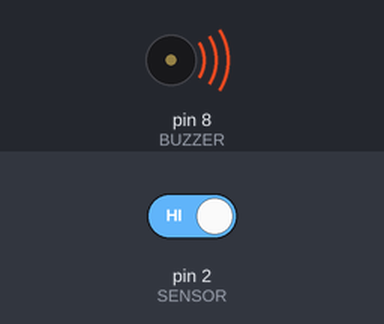
Recording of a sketch running on a simulated Arduino Uno, built with avr-gcc and run on an emulated ATmega328P. Parts: buzzer (waves = sounding). The inputs (shaded band) are chosen by the test bench; at power-on: pin 2 (SENSOR) HIGH.

Above: at 12.1 s.
12.2 s: pin 2 (SENSOR) driven LOW
At 13.4 s:
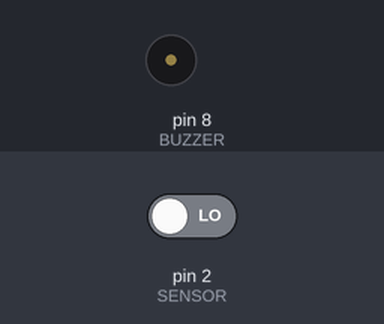
23.1 s: pin 2 (SENSOR) driven HIGH
At 24.3 s:
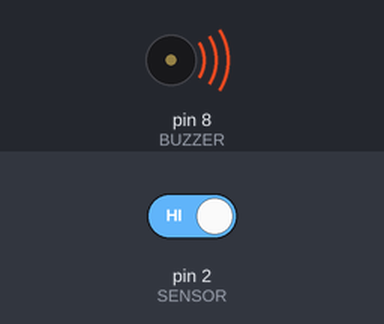
Timing chart, 0 to 40.0 s (numbered marks = the images above; inputs shaded):
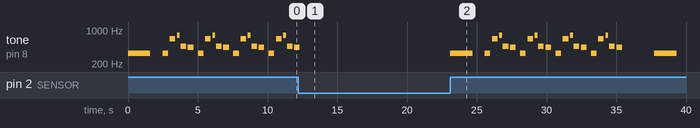

Measured:
- after the input at 12.2 s, tone on pin 8 (BUZZER): goes on until 12.3 s, then stays silent
- after the input at 23.1 s, tone on pin 8 (BUZZER): plays 330 Hz for 1.6 s, 330 Hz for 0.40 s, 659 Hz for 0.40 s, 784 Hz for 0.20 s, 466 Hz for 0.40 s, 440 Hz for 0.40 s … (22 notes in this stretch), starting at once
- by itself, tone on pin 8 (BUZZER): plays 330 Hz for 1.6 s, 330 Hz for 0.40 s, 659 Hz for 0.40 s, 784 Hz for 0.20 s, 466 Hz for 0.40 s, 440 Hz for 0.40 s … (21 notes in this stretch)

The sketch:

Buzzer_foto_interruptor.ino
```cpp
#define BUZZER 8
#define SENSOR 2 // Pino onde o sensor foto-interruptor está ligado

// Frequências das notas (Intro de Enter Sandman)
#define NOTE_E4  330
#define NOTE_A4  440
#define NOTE_AS4 466
#define NOTE_E5  659
#define NOTE_G5  784
#define REST     0

// A melodia
int melodia[] = {
  NOTE_E4, REST, // Booooom inicial

  // Riff Principal (4 repetições)
  NOTE_E4, NOTE_E5, NOTE_G5, NOTE_AS4, NOTE_A4, REST,
  NOTE_E4, NOTE_E5, NOTE_G5, NOTE_AS4, NOTE_A4, REST,
  NOTE_E4, NOTE_E5, NOTE_G5, NOTE_AS4, NOTE_A4, REST,
  NOTE_E4, NOTE_E5, NOTE_G5, NOTE_AS4, NOTE_A4, REST
};

// Duração de cada nota
int duracoes[] = {
  1600, 400, // Duração da nota inicial

  400, 400, 200, 400, 400, 200,
  400, 400, 200, 400, 400, 200,
  400, 400, 200, 400, 400, 200,
  400, 400, 200, 400, 400, 200
};

int totalNotas = sizeof(melodia) / sizeof(melodia[0]);

void setup() {
  pinMode(BUZZER, OUTPUT);

  // Habilita o resistor interno (como no seu código que já estava funcionando)
  pinMode(SENSOR, INPUT_PULLUP);
}

void tocarMetallica() {
  for (int i = 0; i < totalNotas; i++) {
    if (melodia[i] == REST) {
      noTone(BUZZER);
      delay(duracoes[i]);
    } else {
      tone(BUZZER, melodia[i], duracoes[i]);
      // O multiplicador 1.30 cria a pausa percussiva ideal para rock
      delay(duracoes[i] * 1.30);
    }
    noTone(BUZZER);
  }
}

void loop() {
  // Lê o sensor. Mude de LOW para HIGH se o seu módulo funcionar invertido!
  if (digitalRead(SENSOR) == HIGH) {

    // Alguém passou pelo sensor! Dispara o riff.
    tocarMetallica();

    // Espera 2 segundos após a música acabar para evitar
    // que dispare duas vezes seguidas sem querer.
    delay(2000);
  }
}
```
